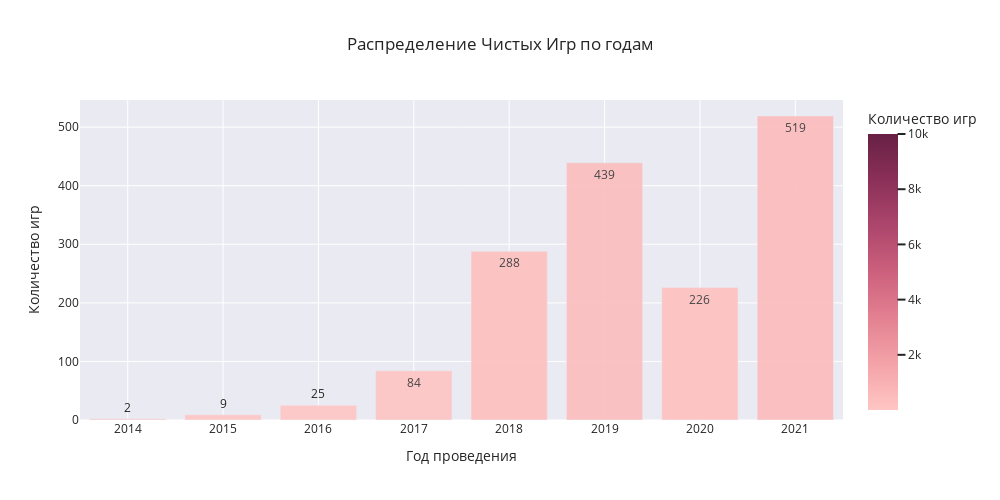

The cell this chart's notebook holds for it:
### Markdown cell above
## 1.2 Сезонность Чистых Игр

### Code cell
game_year = (
     game.query('game_year != 2022')
    .groupby(['game_year'])[['gameId']].count()
    .rename(columns={'gameId':'count'})
    .sort_values(by='count')
    .reset_index()
)

game_year['share'] = game_year['count'] / game_year['count'].sum()

barchart_game_year = px.bar(
    data_frame=game_year,
    y="count",
    x="game_year",
    color="count",
    opacity=0.9,                  
    orientation="v",              
    barmode='relative',              
    color_continuous_scale=px.colors.sequential.Burg,       
#     color_continuous_midpoint=100,                          
    range_color=[1,10000],                                   
    text='count',            
    hover_name='game_year',      
    labels={"count":"Количество игр", "game_year":"Год проведения"},           
    title='Распределение Чистых Игр по годам', 
    width=1000,                  
    height=500,                   
    template='seaborn',            
)
barchart_game_year

### Figure 1 — Plotly figure (JSON) as saved in the notebook; plotly's stock layout.template omitted (floating-point values rounded to 4 significant figures)
{"data": [{"alignmentgroup": "True", "hovertemplate": "<b>%{hovertext}</b><br><br>Год проведения=%{x}<br>Количество игр=%{marker.color}<extra></extra>", "hovertext": [2014, 2015, 2016, 2017, 2020, 2018, 2019, 2021], "legendgroup": "", "marker": {"color": [2, 9, 25, 84, 226, 288, 439, 519], "coloraxis": "coloraxis", "opacity": 0.9, "pattern": {"shape": ""}}, "name": "", "offsetgroup": "", "orientation": "v", "showlegend": false, "text": [2, 9, 25, 84, 226, 288, 439, 519], "textposition": "auto", "type": "bar", "x": [2014, 2015, 2016, 2017, 2020, 2018, 2019, 2021], "xaxis": "x", "y": [2, 9, 25, 84, 226, 288, 439, 519], "yaxis": "y"}], "layout": {"barmode": "relative", "coloraxis": {"cmax": 10000, "cmin": 1, "colorbar": {"title": {"text": "Количество игр"}}, "colorscale": [[0, "rgb(255, 198, 196)"], [0.1667, "rgb(244, 163, 168)"], [0.3333, "rgb(227, 129, 145)"], [0.5, "rgb(204, 96, 125)"], [0.6667, "rgb(173, 70, 108)"], [0.8333, "rgb(139, 48, 88)"], [1, "rgb(103, 32, 68)"]]}, "height": 500, "legend": {"tracegroupgap": 0}, "title": {"text": "Распределение Чистых Игр по годам"}, "width": 1000, "xaxis": {"anchor": "y", "domain": [0, 1], "title": {"text": "Год проведения"}}, "yaxis": {"anchor": "x", "domain": [0, 1], "title": {"text": "Количество игр"}}}}
